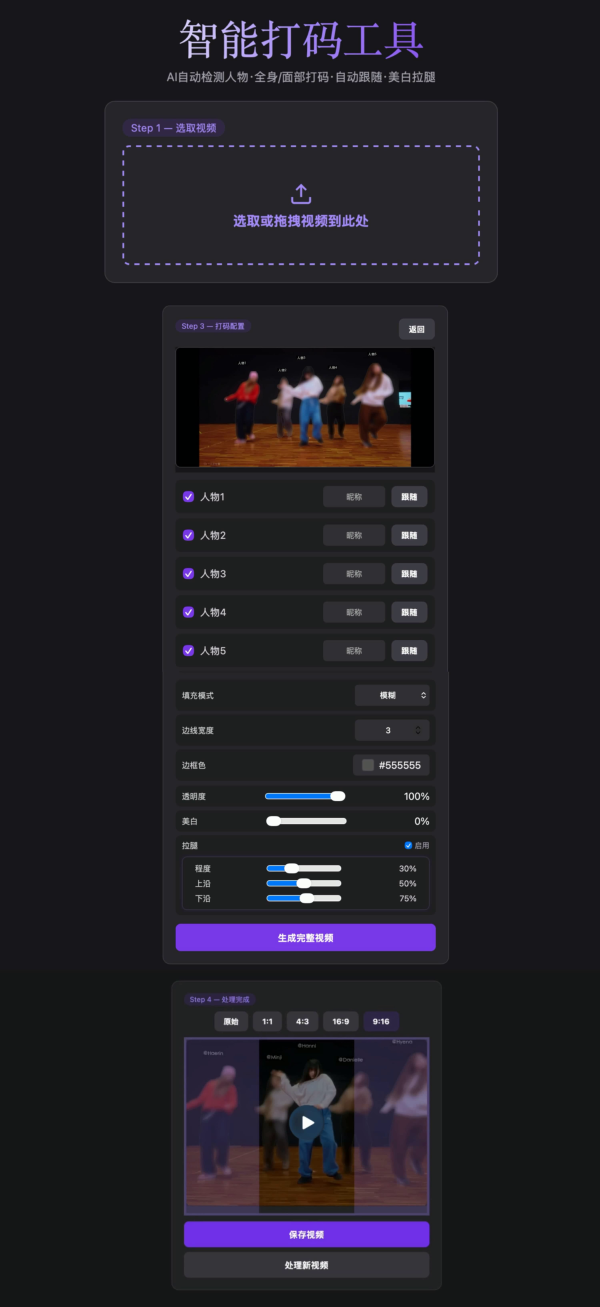
#> input picture frame 3 of testdata/videos/01_sample.mp4, 3000 x 6534 px, given in place of group_face_solid_follow.mp4, which was not available (shown at 1/5 size)
$ python make_frame_strips.py
#> lines starting #> are read from the running program, lines starting #| are printed output that depends on the picture; after the words box and inside, x2 and y2 are one past the last pixel; in counts of white or black regions, pixels touching at a corner belong together
from pathlib import Path
import cv2
import numpy as np

root=Path(__file__).resolve().parent
for name,rect,size,cols in [
    ('group_face_solid_follow',(100,200,520,400),(195,150),8),
    ('group_full_speed',(500,130,240,350),(120,175),10),
    ('solo_face_solid',(80,20,400,400),(150,150),8),
]:
    cap=cv2.VideoCapture(str(root/(name+'.mp4')));cells=[];i=0
    while True:
        ok,f=cap.read()
#> f is the input picture: shape (6534, 3000, 3); mean B, G, R 38.2, 30.9, 33.6
        if not ok:break
        x,y,w,h=rect;cell=cv2.resize(f[y:y+h,x:x+w],size)
#> after `cell = cv2.resize(f[y:y + h, x:x + w], size)`:
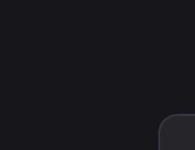
#> cell: shape (150, 195, 3); mean B, G, R 27.7, 22.7, 23.7
        cv2.putText(cell,str(i),(4,14),cv2.FONT_HERSHEY_SIMPLEX,.43,(255,255,255),1,cv2.LINE_AA)
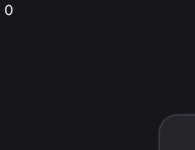
#> cell: shape (150, 195, 3); 0.25% of pixels changed, all inside (x1, y1, x2, y2) = (4, 4, 13, 16)
        cells.append(cell);i+=1
    cap.release()
    while len(cells)%cols:cells.append(np.full_like(cells[0],235))
    sheet=cv2.vconcat([cv2.hconcat(cells[r:r+cols]) for r in range(0,len(cells),cols)])
    cv2.imwrite(str(root/(name+'-every-frame.jpg')),sheet)
    print(name,i,'frames')

$ run again, starting later in the video
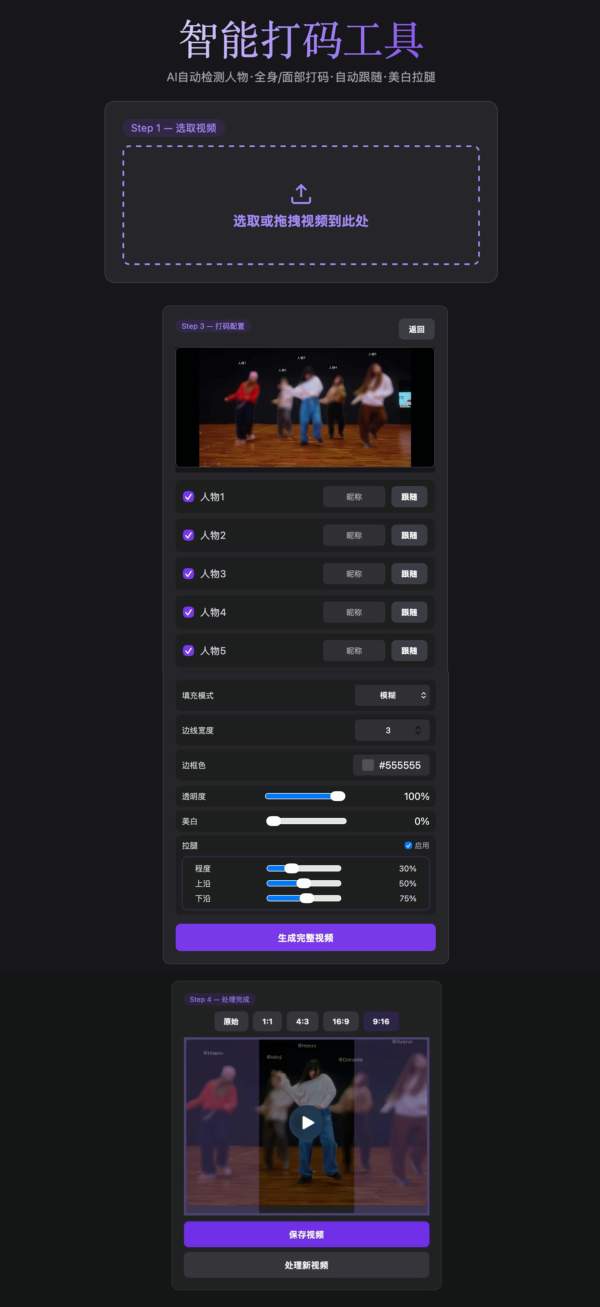
#> input picture frame 24 of testdata/videos/01_sample.mp4, 3000 x 6534 px, given in place of group_face_solid_follow.mp4, which was not available (shown at 1/5 size)
#> f is the input picture: shape (6534, 3000, 3); mean B, G, R 38.3, 30.9, 33.6
#> the loop `while len(cells)%cols:cells.append(np.full_like(cells[0],235))` made 2 passes
#> after the loop `while len(cells)%cols:cells.append(np.full_like(cells[0],235))`: cells = 8 items
#> `sheet=cv2.vconcat([cv2.hconcat(cells[r:r+cols]) for r in range(0,len(c..`:
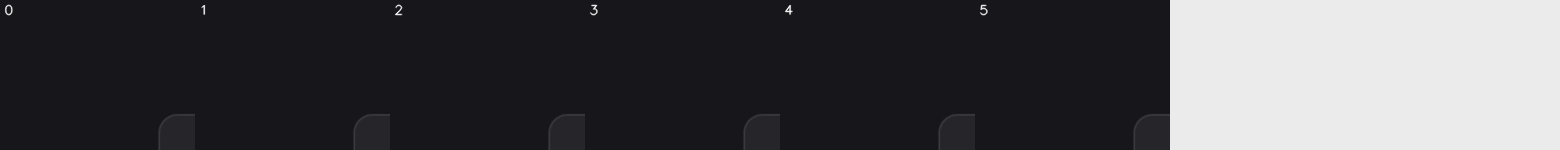
#> sheet: shape (150, 1560, 3); mean of channels 0, 1, 2 79.7, 75.9, 76.7; drawn as B, G, R
